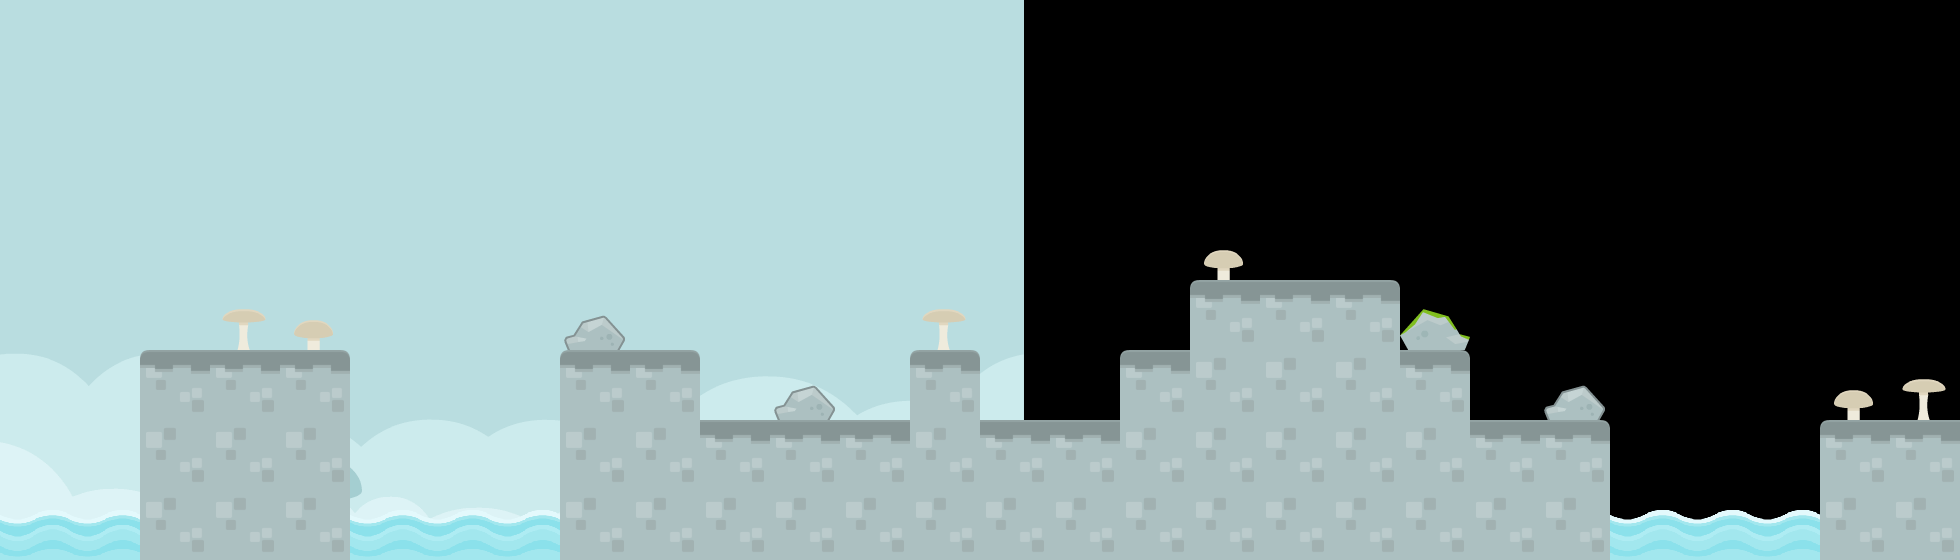

Tiled map render using the project's own tile images. Description and the map definition, with tile-layer contents summarised, below:
An orthogonal 28x8 tile map with 70x70 px tiles, 3 tile layers (tiles_background, tiles_terrain, tiles_foreground), 2 image layers and 19 objects (7x STONE, 6x clickable, 3x effect_glow_sprites, start, target, ...).

<map version="1.0" orientation="orthogonal" renderorder="right-down" width="28" height="8" tilewidth="70" tileheight="70" nextobjectid="89">
 <properties>
  <property name="blocks" value="wood_1x2,wood_1x2,wood_1x2_triangle_left,wood_1x2_triangle_left" />
  <property name="music" value="subdued_theme" />
 </properties>
 <tileset firstgid="1" name="tiles" tilewidth="70" tileheight="70" spacing="4" margin="2" tilecount="117">
  <image source="../../graphics/tiles.png" width="962" height="666" />
  <tile id="114">
   <animation>
    <frame tileid="114" duration="100" />
    <frame tileid="115" duration="100" />
    <frame tileid="116" duration="100" />
    <frame tileid="115" duration="100" />
   </animation>
  </tile>
 </tileset>
 <imagelayer name="background_b" x="1024" y="-300">
  <image source="../../graphics/backgrounds/blue_shroom.png" />
 </imagelayer>
 <imagelayer name="background_a" y="-300">
  <image source="../../graphics/backgrounds/blue_shroom.png" />
 </imagelayer>
 <layer name="tiles_background" width="30" height="8">
  <data>[240 cells, 14 non-empty, 4 distinct tile ids]</data>
 </layer>
 <layer name="tiles_terrain" width="30" height="8">
  <data>[240 cells, 54 non-empty, 5 distinct tile ids]</data>
 </layer>
 <layer name="tiles_foreground" width="30" height="8">
  <data>[240 cells, 4 non-empty, 2 distinct tile ids]</data>
 </layer>
 <objectgroup name="terrain">
  <object id="73" type="STONE" x="140" y="350">
   <polygon points="0,0 210,0 210,210 0,210" />
  </object>
  <object id="74" type="STONE" x="560" y="350">
   <polygon points="0,0 140,0 140,210 0,210" />
  </object>
  <object id="75" type="STONE" x="700" y="420">
   <polygon points="0,0 910,0 910,140 0,140" />
  </object>
  <object id="76" type="STONE" x="910" y="350">
   <polygon points="0,0 70,0 70,70 0,70" />
  </object>
  <object id="77" type="STONE" x="1120" y="350">
   <polygon points="0,0 350,0 350,70 0,70" />
  </object>
  <object id="78" type="STONE" x="1190" y="280">
   <polygon points="0,0 210,0 210,70 0,70" />
  </object>
  <object id="79" type="STONE" x="1820" y="420">
   <polygon points="0,0 140,0 140,140 0,140" />
  </object>
 </objectgroup>
 <objectgroup name="entities">
  <properties>
   <property name="blocks" value="wood_small_triangle_left,wood_small_triangle_left,wood_small_triangle_right,wood_1x2_triangle_left" />
   <property name="music" value="frantic_level" />
  </properties>
  <object id="4" name="start" type="start" x="630" y="280" width="70" height="70" />
  <object id="5" name="target" type="target" x="1260" y="210" width="70" height="70" />
  <object id="80" type="clickable" x="227.5" y="315" width="35" height="35">
   <properties>
    <property name="effect" value="mushroom_white" />
   </properties>
  </object>
  <object id="81" type="clickable" x="297.5" y="315" width="35" height="35">
   <properties>
    <property name="effect" value="mushroom_white" />
   </properties>
  </object>
  <object id="82" type="clickable" x="927.5" y="297.5" width="35" height="35">
   <properties>
    <property name="effect" value="mushroom_white" />
   </properties>
  </object>
  <object id="83" type="clickable" x="1207.5" y="245" width="35" height="35">
   <properties>
    <property name="effect" value="mushroom_white" />
   </properties>
  </object>
  <object id="84" type="clickable" x="1907.5" y="385" width="35" height="35">
   <properties>
    <property name="effect" value="mushroom_white" />
   </properties>
  </object>
  <object id="85" type="clickable" x="1837.5" y="385" width="35" height="35">
   <properties>
    <property name="effect" value="mushroom_white" />
   </properties>
  </object>
 </objectgroup>
 <objectgroup name="background_effects">
  <object id="11" type="effect_clouds" x="350" y="0" width="1540" height="140" />
  <object id="86" type="effect_glow_sprites" x="560" y="280" width="140" height="70" />
  <object id="87" type="effect_glow_sprites" x="1190" y="210" width="210" height="70" />
  <object id="88" type="effect_glow_sprites" x="700" y="350" width="420" height="70" />
 </objectgroup>
 <objectgroup name="foreground_effects" />
 <objectgroup name="npc" />
</map>
